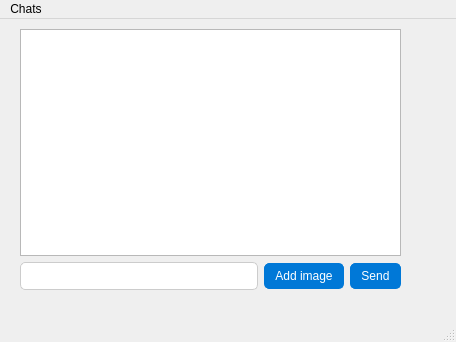
<?xml version="1.0" encoding="UTF-8"?>
<ui version="4.0">
 <class>ChatWindow</class>
 <widget class="QMainWindow" name="ChatWindow">
  <property name="geometry">
   <rect>
    <x>0</x>
    <y>0</y>
    <width>456</width>
    <height>342</height>
   </rect>
  </property>
  <property name="windowTitle">
   <string>MainWindow</string>
  </property>
  <widget class="QWidget" name="centralwidget">
   <widget class="QWidget" name="verticalLayoutWidget">
    <property name="geometry">
     <rect>
      <x>20</x>
      <y>10</y>
      <width>381</width>
      <height>261</height>
     </rect>
    </property>
    <layout class="QVBoxLayout" name="verticalLayout_2">
     <item>
      <widget class="QListWidget" name="listWidget_chats">
       <property name="isWrapping" stdset="0">
        <bool>false</bool>
       </property>
       <property name="wordWrap">
        <bool>true</bool>
       </property>
      </widget>
     </item>
     <item>
      <layout class="QHBoxLayout" name="horizontalLayout_2">
       <item>
        <widget class="QLineEdit" name="lineEdit_message">
         <property name="styleSheet">
          <string notr="true">padding: 5px;
border: 1px solid #ccc;
border-radius: 5px;</string>
         </property>
        </widget>
       </item>
       <item>
        <widget class="QPushButton" name="pushButton_addImage">
         <property name="styleSheet">
          <string notr="true">padding: 5px 10px;
border: 1px solid #0078d7;
border-radius: 5px;
background-color: #0078d7;
color: white;</string>
         </property>
         <property name="text">
          <string>Add image</string>
         </property>
        </widget>
       </item>
       <item>
        <widget class="QPushButton" name="pushButton_send">
         <property name="styleSheet">
          <string notr="true">padding: 5px 10px;
border: 1px solid #0078d7;
border-radius: 5px;
background-color: #0078d7;
color: white;</string>
         </property>
         <property name="text">
          <string>Send</string>
         </property>
        </widget>
       </item>
      </layout>
     </item>
    </layout>
   </widget>
  </widget>
  <widget class="QMenuBar" name="menubar">
   <property name="geometry">
    <rect>
     <x>0</x>
     <y>0</y>
     <width>456</width>
     <height>22</height>
    </rect>
   </property>
   <widget class="QMenu" name="menuChats">
    <property name="title">
     <string>Chats</string>
    </property>
   </widget>
   <addaction name="menuChats"/>
  </widget>
  <widget class="QStatusBar" name="statusbar"/>
 </widget>
 <resources/>
 <connections/>
</ui>
